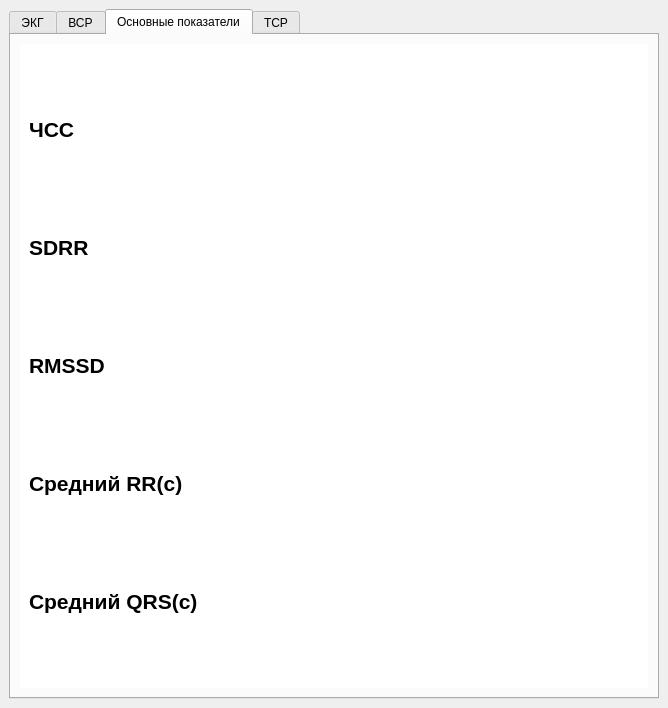
<?xml version="1.0" encoding="UTF-8"?>
<ui version="4.0">
 <class>MainWindow</class>
 <widget class="QMainWindow" name="MainWindow">
  <property name="geometry">
   <rect>
    <x>0</x>
    <y>0</y>
    <width>668</width>
    <height>708</height>
   </rect>
  </property>
  <property name="windowTitle">
   <string>MainWindow</string>
  </property>
  <widget class="QWidget" name="centralwidget">
   <property name="enabled">
    <bool>true</bool>
   </property>
   <property name="autoFillBackground">
    <bool>false</bool>
   </property>
   <layout class="QGridLayout" name="gridLayout_6">
    <item row="0" column="0">
     <widget class="QTabWidget" name="tabWidget">
      <property name="currentIndex">
       <number>2</number>
      </property>
      <widget class="QWidget" name="Tab">
       <attribute name="title">
        <string>ЭКГ</string>
       </attribute>
       <layout class="QGridLayout" name="gridLayout">
        <item row="0" column="0">
         <layout class="QGridLayout" name="gridLayout_2">
          <item row="2" column="1">
           <layout class="QVBoxLayout" name="verticalLayout">
            <item>
             <widget class="QLabel" name="label_13">
              <property name="text">
               <string>&lt;html&gt;&lt;head/&gt;&lt;body&gt;&lt;p align=&quot;center&quot;&gt;Позиций окна&lt;/p&gt;&lt;/body&gt;&lt;/html&gt;</string>
              </property>
             </widget>
            </item>
            <item>
             <widget class="QSlider" name="horizontalSlider_2">
              <property name="orientation">
               <enum>Qt::Horizontal</enum>
              </property>
             </widget>
            </item>
            <item>
             <widget class="QLabel" name="p2">
              <property name="text">
               <string>&lt;html&gt;&lt;head/&gt;&lt;body&gt;&lt;p align=&quot;center&quot;&gt; Длина окна:&lt;/p&gt;&lt;/body&gt;&lt;/html&gt;</string>
              </property>
             </widget>
            </item>
            <item>
             <widget class="QSlider" name="horizontalSlider">
              <property name="orientation">
               <enum>Qt::Horizontal</enum>
              </property>
             </widget>
            </item>
            <item>
             <widget class="QLabel" name="p3">
              <property name="text">
               <string>&lt;html&gt;&lt;head/&gt;&lt;body&gt;&lt;p align=&quot;center&quot;&gt; Высота скользящего окна&lt;/p&gt;&lt;/body&gt;&lt;/html&gt;</string>
              </property>
             </widget>
            </item>
            <item>
             <widget class="QSlider" name="horizontalSlider_3">
              <property name="orientation">
               <enum>Qt::Horizontal</enum>
              </property>
             </widget>
            </item>
           </layout>
          </item>
          <item row="0" column="1">
           <widget class="QGraphicsView" name="graphicsView">
            <property name="minimumSize">
             <size>
              <width>500</width>
              <height>500</height>
             </size>
            </property>
           </widget>
          </item>
         </layout>
        </item>
       </layout>
      </widget>
      <widget class="QWidget" name="tab_2">
       <attribute name="title">
        <string>ВСР</string>
       </attribute>
       <layout class="QGridLayout" name="gridLayout_3">
        <item row="0" column="0">
         <layout class="QGridLayout" name="gridLayout_4">
          <item row="0" column="1">
           <widget class="QGraphicsView" name="graphicsView_2">
            <property name="minimumSize">
             <size>
              <width>500</width>
              <height>500</height>
             </size>
            </property>
           </widget>
          </item>
          <item row="1" column="1">
           <layout class="QVBoxLayout" name="verticalLayout_2">
            <item>
             <widget class="QLabel" name="label_4">
              <property name="text">
               <string>&lt;html&gt;&lt;head/&gt;&lt;body&gt;&lt;p align=&quot;center&quot;&gt;Позиция окна:&lt;/p&gt;&lt;/body&gt;&lt;/html&gt;</string>
              </property>
             </widget>
            </item>
            <item>
             <widget class="QSlider" name="horizontalSlider_5">
              <property name="orientation">
               <enum>Qt::Horizontal</enum>
              </property>
             </widget>
            </item>
            <item>
             <widget class="QLabel" name="label_5">
              <property name="text">
               <string>&lt;html&gt;&lt;head/&gt;&lt;body&gt;&lt;p align=&quot;center&quot;&gt;                                                                                                                                                       Длина окна:&lt;/p&gt;&lt;/body&gt;&lt;/html&gt;</string>
              </property>
             </widget>
            </item>
            <item>
             <widget class="QSlider" name="horizontalSlider_4">
              <property name="orientation">
               <enum>Qt::Horizontal</enum>
              </property>
             </widget>
            </item>
            <item>
             <widget class="QLabel" name="label_6">
              <property name="text">
               <string>&lt;html&gt;&lt;head/&gt;&lt;body&gt;&lt;p align=&quot;center&quot;&gt;Высота скользящего окна&lt;/p&gt;&lt;/body&gt;&lt;/html&gt;</string>
              </property>
             </widget>
            </item>
            <item>
             <widget class="QSlider" name="horizontalSlider_6">
              <property name="orientation">
               <enum>Qt::Horizontal</enum>
              </property>
             </widget>
            </item>
           </layout>
          </item>
         </layout>
        </item>
       </layout>
      </widget>
      <widget class="QWidget" name="tab_3">
       <attribute name="title">
        <string>Основные показатели</string>
       </attribute>
       <layout class="QGridLayout" name="gridLayout_5">
        <item row="0" column="1">
         <widget class="QWidget" name="widget_2" native="true">
          <property name="styleSheet">
           <string notr="true">background-color: rgb(255, 255, 255);</string>
          </property>
          <layout class="QGridLayout" name="gridLayout_7">
           <item row="3" column="0">
            <widget class="QLabel" name="label_7">
             <property name="sizePolicy">
              <sizepolicy hsizetype="Preferred" vsizetype="Fixed">
               <horstretch>0</horstretch>
               <verstretch>0</verstretch>
              </sizepolicy>
             </property>
             <property name="minimumSize">
              <size>
               <width>0</width>
               <height>70</height>
              </size>
             </property>
             <property name="text">
              <string>&lt;html&gt;&lt;head/&gt;&lt;body&gt;&lt;p&gt;&lt;span style=&quot; font-size:16pt; font-weight:600;&quot;&gt;Средний RR(с)&lt;/span&gt;&lt;/p&gt;&lt;/body&gt;&lt;/html&gt;</string>
             </property>
            </widget>
           </item>
           <item row="1" column="0">
            <widget class="QLabel" name="label_2">
             <property name="sizePolicy">
              <sizepolicy hsizetype="Preferred" vsizetype="Fixed">
               <horstretch>0</horstretch>
               <verstretch>0</verstretch>
              </sizepolicy>
             </property>
             <property name="minimumSize">
              <size>
               <width>0</width>
               <height>70</height>
              </size>
             </property>
             <property name="text">
              <string>&lt;html&gt;&lt;head/&gt;&lt;body&gt;&lt;p&gt;&lt;span style=&quot; font-size:16pt; font-weight:600;&quot;&gt;SDRR&lt;/span&gt;&lt;/p&gt;&lt;/body&gt;&lt;/html&gt;</string>
             </property>
            </widget>
           </item>
           <item row="2" column="0">
            <widget class="QLabel" name="label_3">
             <property name="sizePolicy">
              <sizepolicy hsizetype="Preferred" vsizetype="Fixed">
               <horstretch>0</horstretch>
               <verstretch>0</verstretch>
              </sizepolicy>
             </property>
             <property name="minimumSize">
              <size>
               <width>0</width>
               <height>70</height>
              </size>
             </property>
             <property name="text">
              <string>&lt;html&gt;&lt;head/&gt;&lt;body&gt;&lt;p&gt;&lt;span style=&quot; font-size:16pt; font-weight:600;&quot;&gt;RMSSD&lt;/span&gt;&lt;/p&gt;&lt;/body&gt;&lt;/html&gt;</string>
             </property>
            </widget>
           </item>
           <item row="0" column="0">
            <widget class="QLabel" name="label">
             <property name="sizePolicy">
              <sizepolicy hsizetype="Preferred" vsizetype="Fixed">
               <horstretch>0</horstretch>
               <verstretch>0</verstretch>
              </sizepolicy>
             </property>
             <property name="minimumSize">
              <size>
               <width>0</width>
               <height>70</height>
              </size>
             </property>
             <property name="toolTip">
              <string>&lt;html&gt;&lt;head/&gt;&lt;body&gt;&lt;p align=&quot;center&quot;&gt;&lt;br/&gt;&lt;/p&gt;&lt;/body&gt;&lt;/html&gt;</string>
             </property>
             <property name="text">
              <string>&lt;html&gt;&lt;head/&gt;&lt;body&gt;&lt;p&gt;&lt;span style=&quot; font-size:16pt; font-weight:600;&quot;&gt;ЧСС&lt;/span&gt;&lt;/p&gt;&lt;/body&gt;&lt;/html&gt;</string>
             </property>
            </widget>
           </item>
           <item row="4" column="0">
            <widget class="QLabel" name="label_8">
             <property name="sizePolicy">
              <sizepolicy hsizetype="Preferred" vsizetype="Fixed">
               <horstretch>0</horstretch>
               <verstretch>0</verstretch>
              </sizepolicy>
             </property>
             <property name="minimumSize">
              <size>
               <width>0</width>
               <height>70</height>
              </size>
             </property>
             <property name="text">
              <string>&lt;html&gt;&lt;head/&gt;&lt;body&gt;&lt;p&gt;&lt;span style=&quot; font-size:16pt; font-weight:600;&quot;&gt;Средний QRS(с)&lt;/span&gt;&lt;/p&gt;&lt;/body&gt;&lt;/html&gt;</string>
             </property>
            </widget>
           </item>
          </layout>
         </widget>
        </item>
       </layout>
      </widget>
      <widget class="QWidget" name="tab_4">
       <attribute name="title">
        <string>ТСР</string>
       </attribute>
       <layout class="QGridLayout" name="gridLayout_8">
        <item row="0" column="0">
         <widget class="QWidget" name="widget" native="true">
          <property name="styleSheet">
           <string notr="true">background-color: rgb(255, 255, 255);</string>
          </property>
          <layout class="QGridLayout" name="gridLayout_9">
           <item row="1" column="0">
            <widget class="QLabel" name="label_10">
             <property name="sizePolicy">
              <sizepolicy hsizetype="Preferred" vsizetype="Fixed">
               <horstretch>0</horstretch>
               <verstretch>0</verstretch>
              </sizepolicy>
             </property>
             <property name="minimumSize">
              <size>
               <width>0</width>
               <height>70</height>
              </size>
             </property>
             <property name="text">
              <string>&lt;html&gt;&lt;head/&gt;&lt;body&gt;&lt;p&gt;&lt;span style=&quot; font-size:14pt; font-weight:600;&quot;&gt;Средний TO&lt;/span&gt;&lt;/p&gt;&lt;/body&gt;&lt;/html&gt;</string>
             </property>
            </widget>
           </item>
           <item row="2" column="0">
            <widget class="QLabel" name="label_11">
             <property name="sizePolicy">
              <sizepolicy hsizetype="Preferred" vsizetype="Fixed">
               <horstretch>0</horstretch>
               <verstretch>0</verstretch>
              </sizepolicy>
             </property>
             <property name="minimumSize">
              <size>
               <width>0</width>
               <height>70</height>
              </size>
             </property>
             <property name="text">
              <string>&lt;html&gt;&lt;head/&gt;&lt;body&gt;&lt;p&gt;&lt;span style=&quot; font-size:14pt; font-weight:600;&quot;&gt;Количество ЖЭ&lt;/span&gt;&lt;/p&gt;&lt;/body&gt;&lt;/html&gt;</string>
             </property>
            </widget>
           </item>
           <item row="0" column="0">
            <widget class="QLabel" name="label_9">
             <property name="sizePolicy">
              <sizepolicy hsizetype="Preferred" vsizetype="Fixed">
               <horstretch>0</horstretch>
               <verstretch>0</verstretch>
              </sizepolicy>
             </property>
             <property name="minimumSize">
              <size>
               <width>0</width>
               <height>70</height>
              </size>
             </property>
             <property name="text">
              <string>&lt;html&gt;&lt;head/&gt;&lt;body&gt;&lt;p&gt;&lt;span style=&quot; font-size:14pt; font-weight:600;&quot;&gt;Средний TS&lt;/span&gt;&lt;/p&gt;&lt;/body&gt;&lt;/html&gt;</string>
             </property>
            </widget>
           </item>
           <item row="3" column="0">
            <widget class="QLabel" name="label_12">
             <property name="sizePolicy">
              <sizepolicy hsizetype="Preferred" vsizetype="Fixed">
               <horstretch>0</horstretch>
               <verstretch>0</verstretch>
              </sizepolicy>
             </property>
             <property name="minimumSize">
              <size>
               <width>0</width>
               <height>70</height>
              </size>
             </property>
             <property name="text">
              <string>&lt;html&gt;&lt;head/&gt;&lt;body&gt;&lt;p&gt;&lt;span style=&quot; font-size:14pt; font-weight:600;&quot;&gt;Итог&lt;/span&gt;&lt;/p&gt;&lt;/body&gt;&lt;/html&gt;</string>
             </property>
            </widget>
           </item>
          </layout>
         </widget>
        </item>
       </layout>
      </widget>
     </widget>
    </item>
   </layout>
  </widget>
 </widget>
 <resources/>
 <connections/>
</ui>
